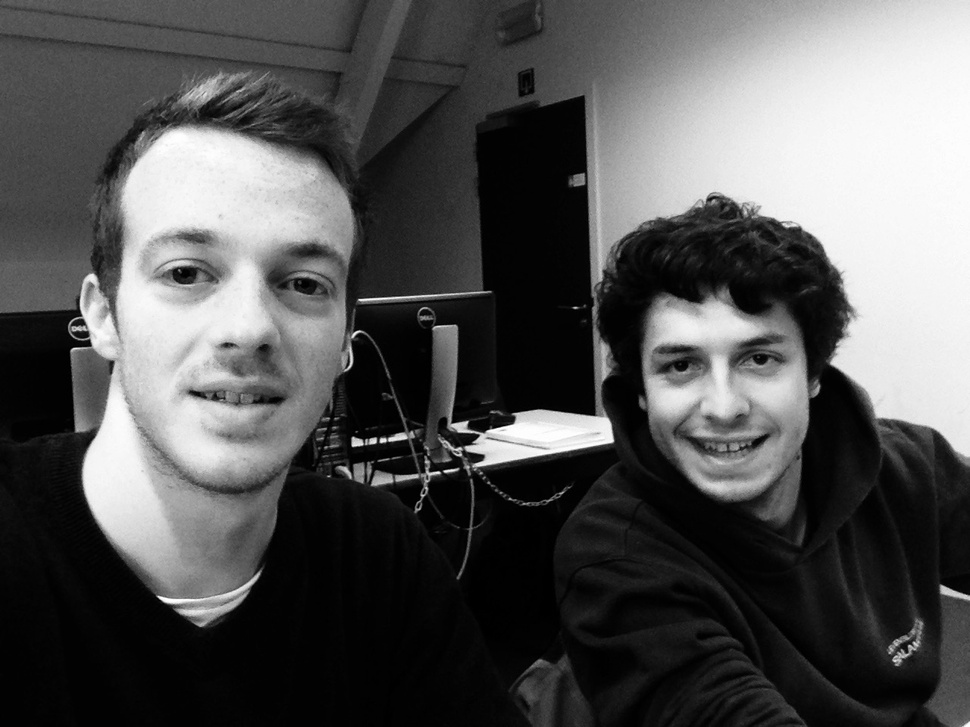
%> input picture foto.JPG, 970 x 727 px, shrunk from 1280 x 960 before the run
$ octave Realization_foto.m   (GNU Octave 9; MATLAB toolbox functions it lacks are replaced by stand-ins)
%> lines starting %> are read from the running program, lines starting %| are printed output that depends on the picture
clear variables;
close all;

% Read the data.
data = imread('foto.JPG');
%> data is the input picture: size 727x970x3 uint8; min 0, max 255, mean 83.8
A = im2double(data);
A = rgb2gray(A);
%> A: size 727x970 double

% SVD of A.
[U, S, V] = svd(A);

% Plot singular values.
s = diag(S);
%> s = 727 values, max 357.9 at index 1, min 0.0178 at index 727, mean 2.1
[m , n] = size(S);
%> m = 727; n = 970
grid = linspace(1, m, m);
%> grid = 727 values from 1 to 727
figure();
plot(grid,s, 'ro');
xlabel('Index single value');
ylabel('Value');
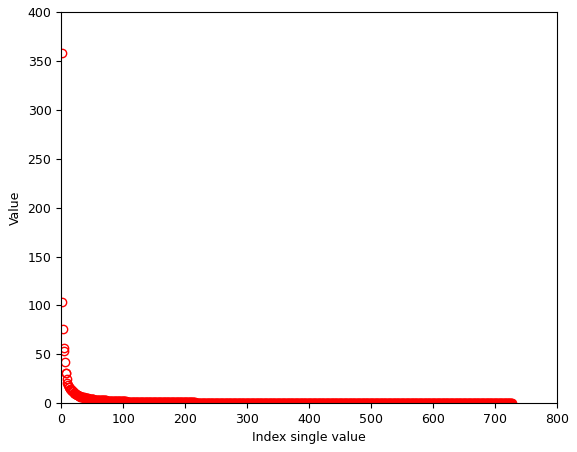
%> figure redrawn from the program's plot data; highest point at x = 1, y = 357.9

% Show figures calculated with reduced information.
for i=[1,2,5,10,20,100]
    figure();
    dr = (m * i+ i + n * i)/(m*n)*100;
    A1 = U(:,1:i)*S(1:i,1:i)*V(:,1:i)';
    imshow(A1);
%     title(['data reduction ' num2str(dr) '%']);
end
%> this loop made 6 passes
%> pass 1, `imshow(A1);`:
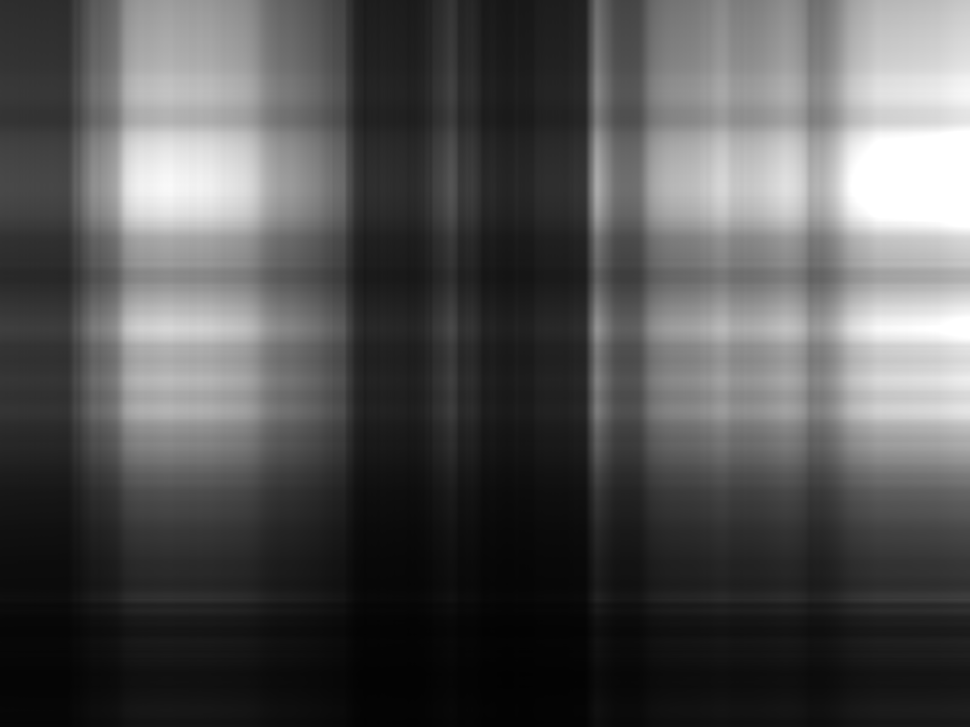
%> displayed picture: size 727x970, on the screen's scale of 0 to 255; min 2, max 255, mean 83.2
%> pass 2, `imshow(A1);`:
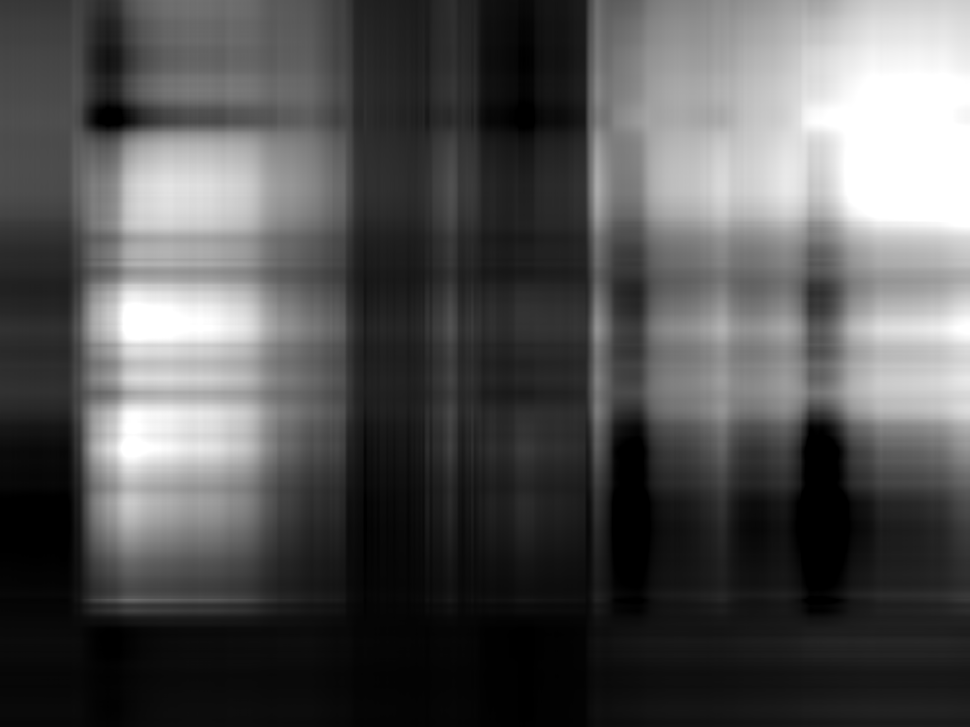
%> displayed picture: size 727x970, on the screen's scale of 0 to 255; min 0, max 255, mean 83.3
